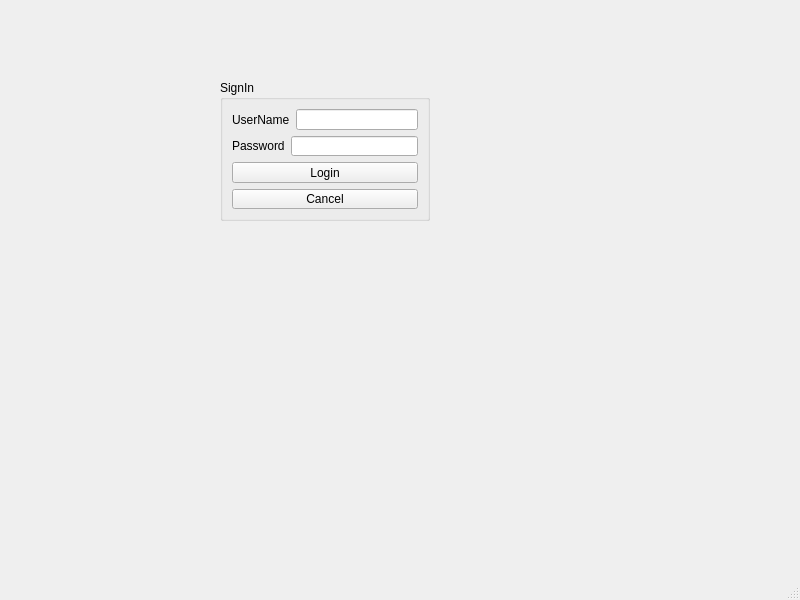
<?xml version="1.0" encoding="UTF-8"?>
<ui version="4.0">
 <class>MainWindow</class>
 <widget class="QMainWindow" name="MainWindow">
  <property name="geometry">
   <rect>
    <x>0</x>
    <y>0</y>
    <width>800</width>
    <height>600</height>
   </rect>
  </property>
  <property name="windowTitle">
   <string>MainWindow</string>
  </property>
  <widget class="QWidget" name="centralwidget">
   <widget class="QGroupBox" name="groupBox">
    <property name="geometry">
     <rect>
      <x>220</x>
      <y>80</y>
      <width>210</width>
      <height>141</height>
     </rect>
    </property>
    <property name="title">
     <string>SignIn</string>
    </property>
    <layout class="QVBoxLayout" name="verticalLayout">
     <item>
      <layout class="QHBoxLayout" name="horizontalLayout">
       <item>
        <widget class="QLabel" name="label">
         <property name="text">
          <string>UserName</string>
         </property>
        </widget>
       </item>
       <item>
        <widget class="QLineEdit" name="lineEdit_username"/>
       </item>
      </layout>
     </item>
     <item>
      <layout class="QHBoxLayout" name="horizontalLayout_2">
       <item>
        <widget class="QLabel" name="label_2">
         <property name="text">
          <string>Password</string>
         </property>
        </widget>
       </item>
       <item>
        <widget class="QLineEdit" name="lineEdit_password">
         <property name="echoMode">
          <enum>QLineEdit::Password</enum>
         </property>
        </widget>
       </item>
      </layout>
     </item>
     <item>
      <widget class="QPushButton" name="Login_2">
       <property name="text">
        <string>Login</string>
       </property>
      </widget>
     </item>
     <item>
      <widget class="QPushButton" name="Cancel">
       <property name="text">
        <string>Cancel</string>
       </property>
      </widget>
     </item>
    </layout>
   </widget>
  </widget>
  <widget class="QMenuBar" name="menubar">
   <property name="geometry">
    <rect>
     <x>0</x>
     <y>0</y>
     <width>800</width>
     <height>21</height>
    </rect>
   </property>
  </widget>
  <widget class="QStatusBar" name="statusbar"/>
 </widget>
 <resources/>
 <connections/>
</ui>
